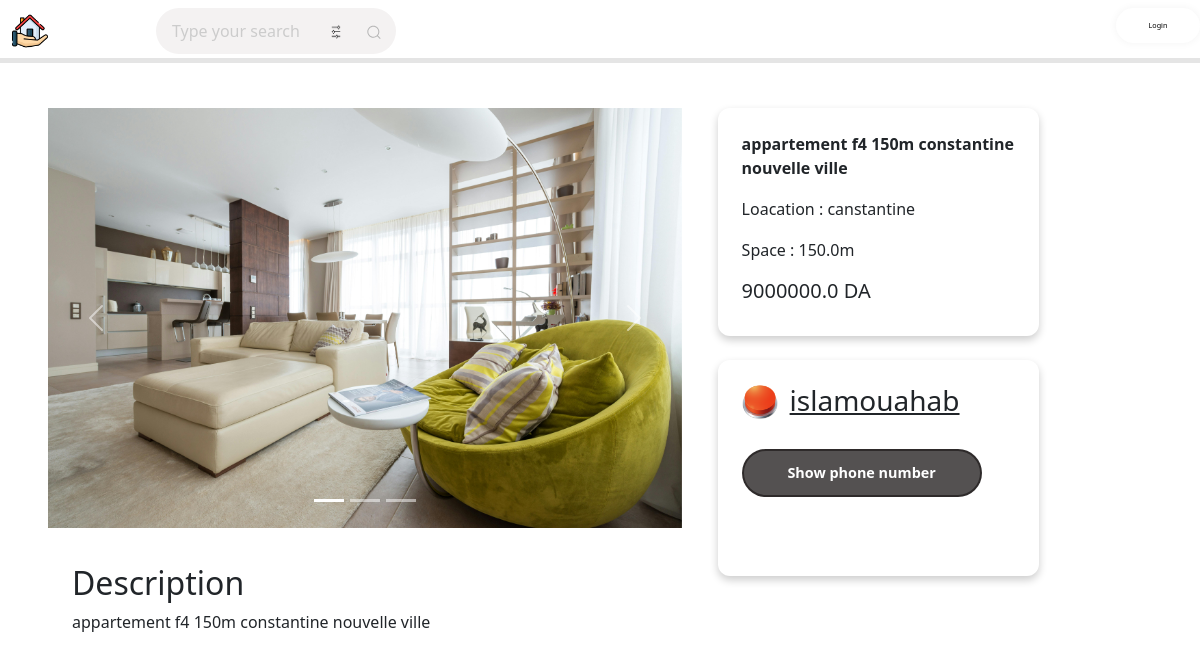
Page /real_estate/home/annonce/13 on the committed database.
### main/models.py (models this page shows, shortened)
class media_files(models.Model):
    post_id = models.ForeignKey("post",on_delete=models.CASCADE)
    path = models.ImageField(upload_to='post_pics/')

class post(models.Model):
    user_id = models.ForeignKey("custom_user",on_delete=models.CASCADE)
    title = models.CharField(max_length=256)
    space = models.FloatField()
    floor_num = models.IntegerField()
    description = models.CharField(max_length=1024)
    price = models.FloatField()
    location = models.CharField(max_length=256)

class custom_user(AbstractUser):
    phone_num = models.CharField(max_length=15)
    profile_pic = models.ImageField(upload_to='profile_pics/')

### main/views.py (the view)
def show_post(request,post_id):
   Post = post.objects.prefetch_related('media_files_set').get(pk=post_id)
   return render(request,'post.html',{'post':Post,'auth':request.user.is_authenticated ,'wilayas':Wilaya.objects.all()})

### main/templates/post.html (shortened to what this page needs)
{% load static %}
<!DOCTYPE html>
<html lang="en">
<head>
    <link href="https://cdn.jsdelivr.net/npm/bootstrap@5.3.3/dist/css/bootstrap.min.css" rel="stylesheet">
    <link rel="stylesheet" href="{% static 'css/post.css' %}">
    <link rel="stylesheet" href="{% static 'css/home.css'%}">
</head>
<body>
    <div class="navbar">
        <a href="{% url 'home'%}"><img src="{% static 'public/external/brand.png' %}" style="margin-left: 1vw;"></a>
        <div class="action-bar">
          <form action="{%url 'search'%}" method="post">
            <div class="search">
              <input type="text" class="search__input" placeholder="Type your search" name="search">
              <div class="search-tools">
              <button type="button"><img src="{% static 'public/external/filter.png' %}"></button>
              <button class="search__button" type="submit">
              </button>
            </div>
            </div>
          </form>
        <div class="account-container">
          {% if auth is False %}
           <a href="{% url 'login' %}"><button class="login-out">Login</button></a>
          {% endif %}
        </div>
      </div>
      </div>
    <div class="main-container">
        <div class="post-medias">
            <div id="carouselExampleIndicators" class="carousel slide carousel">
                <div class="carousel-indicators">
                  <button type="button" data-bs-target="#carouselExampleIndicators" data-bs-slide-to="0" class="active" aria-current="true" aria-label="Slide 1"></button>
                  <button type="button" data-bs-target="#carouselExampleIndicators" data-bs-slide-to="1" aria-label="Slide 2"></button>
                  <button type="button" data-bs-target="#carouselExampleIndicators" data-bs-slide-to="2" aria-label="Slide 3"></button>
                </div>
                <div class="carousel-inner">
                  {%for media in post.media_files_set.all%}
                  {%if forloop.counter != 1%}
                  <div class="carousel-item">
                  {%else%}
                  <div class="carousel-item active">
                  {%endif%}
                    <img src="{{media.path.url}}" class="d-block w-100" alt="...">
                  </div>
                  {%endfor%}
                </div>
                <button class="carousel-control-prev" type="button" data-bs-target="#carouselExampleIndicators" data-bs-slide="prev">
                  <span class="carousel-control-prev-icon" aria-hidden="true"></span>
                </button>
                <button class="carousel-control-next" type="button" data-bs-target="#carouselExampleIndicators" data-bs-slide="next">
                  <span class="carousel-control-next-icon" aria-hidden="true"></span>
                </button>
              </div>
        </div>
        <div class="post-des">
            <div class="title">
                <p>{{post.title}}</p>
                <p style="font-weight: 500;">Loacation : {{post.location}}</p>
                <p style="font-weight: 500;">Space : {{post.space}}m</p>
                <h5>{{post.price}} DA</h5>
            </div>
            <div class="user-info">
                <div class="user-media">
                  <a href="{% url 'profile' post.user_id.id %}" target="_blank"><img style="display: block;border-radius: 50%;max-width: 3vw;" src="{% if post.user_id.profile_pic %}{%if post.user_id.profile_pic.url %}{{post.user_id.profile_pic.url}}{%else%}{% static 'public/external/no-user.png' %}{%endif%}{%endif%}" alt="{% static 'public/external/no-user.png' %}"></a>
                  <a href="{% url 'profile' post.user_id.id %}" target="_blank"><h3>{{post.user_id.username}}</h3></a>
                </div>
                {%if request.user.is_authenticated %}
                <button class="phone_num" onclick="show_number('{{post.user_id.phone_num}}')">Show phone number</button>
                {% else %}
                <button class="phone_num">Show phone number</button>
                {%endif%}
                <h4 id="phone_num_label"></h4>
            </div>
        </div>
    </div>
  <div class="description">
    <h2>Description</h2>
    <p>{{post.description}}</p>
  </div>
</body>
</html>

### main/static/css/post.css (style rules this page uses)
a { color: inherit; }
.main-container { margin-left: 4vw; display: flex; margin-right: 3vw; margin-top: 4vw; height: 36vw; width: 96%; }
.post-medias { width: 55%; margin-right: 3vw; }
.carousel { height: 35vw; }
.carousel img { height: 35vw; }
.post-des { width: 30%; display: grid; }
.title { border: 1px black; border-radius: 12px; box-shadow: 0 4px 8px rgba(0, 0, 0, 0.2); height: 19vw; display: grid; padding: 2vw; margin-bottom: 2vw; margin-right: 2vw; }
.title p { font-weight: 900; }
.user-info { border: 1px black; border-radius: 12px; box-shadow: 0 4px 8px rgba(0, 0, 0, 0.2); margin-bottom: 2vw; margin-right: 2vw; display: grid; height: 18vw; padding: 2vw; }
.user-info h4 { margin-left: 4vw; }
.user-media { display: flex; gap: 1vw; font-weight: 600; font-size: 3vw; }
.user-media h3 { cursor: pointer; }
.phone_num { height: 4vw; width: 20vw; padding: .15px .3px; border: 2px solid #242020c6; background-color: #242020c6; color: #ffffff; font-size: 1.2vw; cursor: pointer; border-radius: 30px; transition: all 0.4s ease; outline: none; position: relative; overflow: hidden; font-weight: bold; }
.phone_num::after { content: ""; position: absolute; top: 0; left: 0; width: 100%; height: 100%; background: radial-gradient( circle, rgba(255, 255, 255, 0.25) 0%, rgba(255, 255, 255, 0) 70% ); transform: scale(0); transition: transform 0.5s ease; }
.description { padding: 2vw; margin-left: 4vw; width: 50%; }
.description p { font-weight: 200; }

### main/static/css/home.css (style rules this page uses)
.navbar { width: 100vw; height: 5vw; background-color:#ffffff; display: flex; flex-direction: row; justify-content: space-between; border-bottom: 2px solid rgba(0, 0, 0, 0.105); box-shadow: 0px 3px 0px rgba(0, 0, 0, 0.1); z-index: 999; }
.navbar img { max-width: 3vw; }
.action-bar { width: 90vw; display: flex; justify-content: space-between; flex-direction: row; }
.search { display: flex; align-items: center; justify-content: space-between; text-align: center; margin-left: 3vw; }
.search__input { font-family: inherit; font-size: inherit; background-color: #f4f2f2; border: none; color: #646464; padding: 0.7rem 1rem; border-radius: 30px; width: 20vw; transition: all ease-in-out .5s; margin-right: -6vw; }
.search-tools button { border: none; background-color: #f4f2f2; }
.search__icon { height: 1.3em; width: 1em; fill: #b4b4b4; }
.search-tools { display: flex; width: 2vw; margin-right: 1vw; }
.search-tools button { margin-right: 1vw; }
.search-tools img { height: 1.3em; width: 1vw; fill: #b4b4b4; }
.account-container { max-width: 15vw; display: flex; justify-content: flex-start; }
.login-out { padding: 1vw 1vw; width: 7vw; border-radius: 50px; cursor: pointer; border: 0; background-color: #ffffff; box-shadow: rgb(0 0 0 / 5%) 0 0 8px; font-size: .6vw; transition: all 0.5s ease; }

### rows in the picture
media_files: path (picture)
post: title "appartement f4 150m constantine nouvelle ville", location "canstantine", space "150.0", price "9000000.0", user_id.profile_pic (picture), user_id.username "islamouahab", description "appartement f4 150m constantine nouvelle ville"
